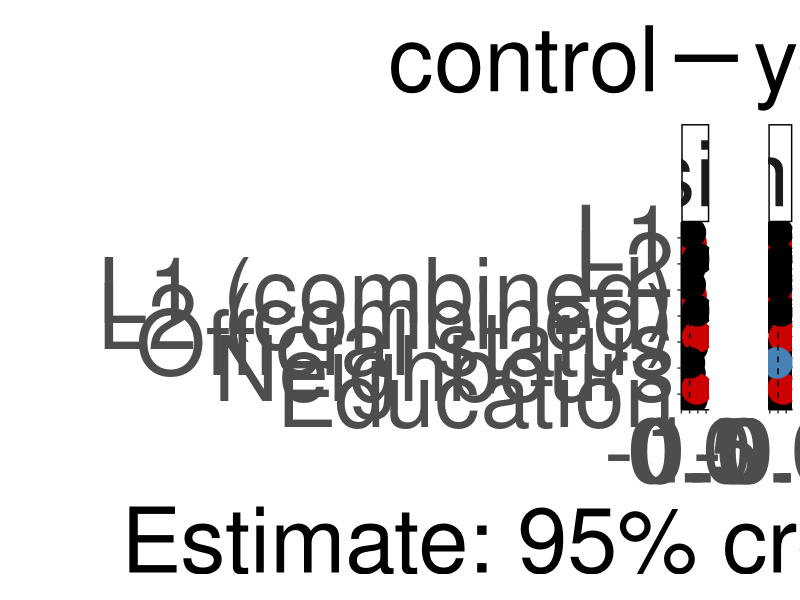
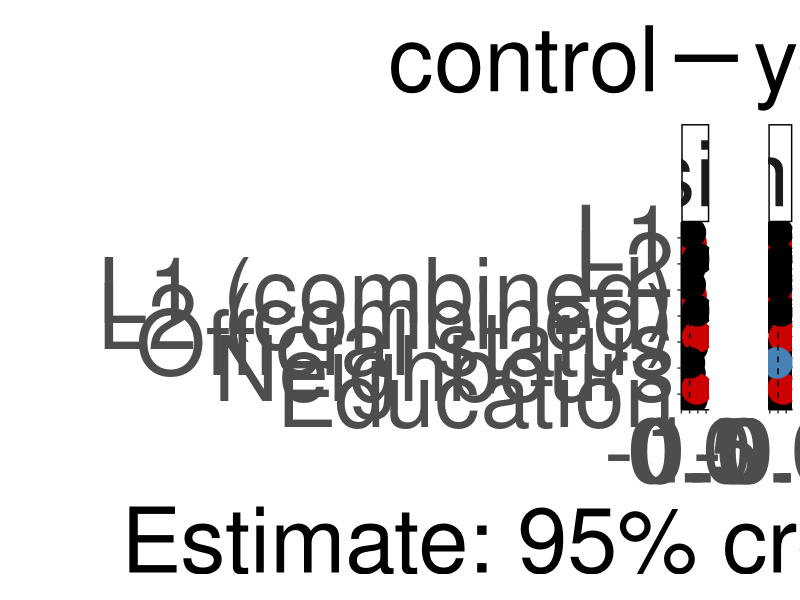
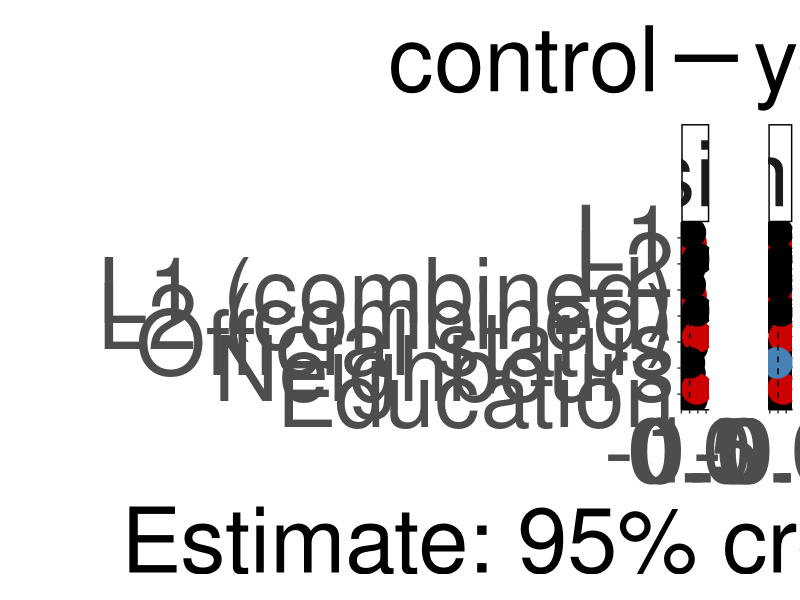
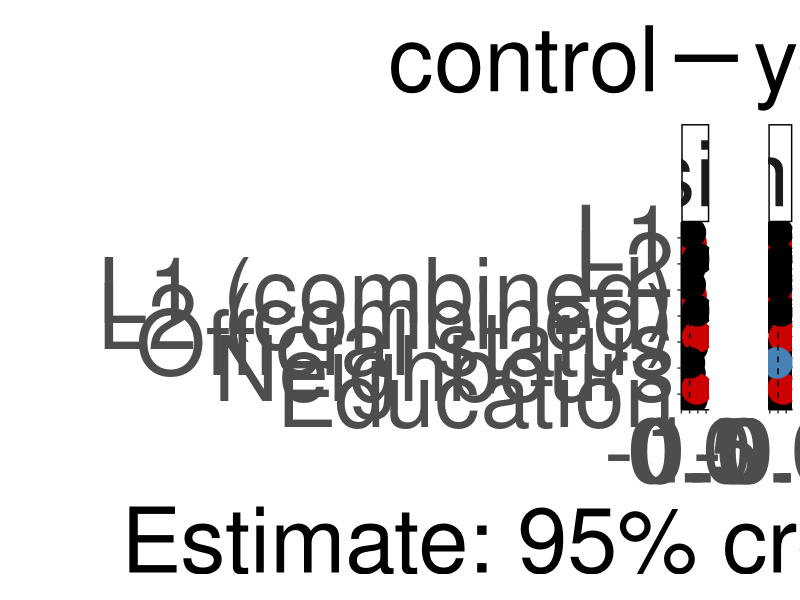

Generate these figures, in order, with R:
suppressPackageStartupMessages({
  library(dplyr)
  library(ggplot2)
})

# script was written by Olena Shcherbakova and modified by Sam Passmore

effs_I <-
  read.csv("output_tables_reduced/ effects Informativity_social_models .csv")
effs_I$variable <- "informativity"

effs_B <-
  read.csv("output_tables_reduced/ effects Boundness_social_models .csv")
effs_B$variable <- "fusion"

effs_1 <- as.data.frame(rbind(effs_B, effs_I))

effs_1$control <- "yes"

effs_I <-
  read.csv("output_tables_reduced/ effects Informativity_social_only_models .csv")
effs_I$variable <- "informativity"

effs_B <-
  read.csv("output_tables_reduced/ effects Boundness_social_only_models .csv")
effs_B$variable <- "fusion"

effs_2 <- as.data.frame(rbind(effs_B, effs_I))
effs_2$control <- "no"

effs <- as.data.frame(rbind(effs_1, effs_2))

effs_main <- effs %>%
  rename(lower = 2,
         upper = 4,
         mean = 3) %>%
  filter(!grepl("nonlinear", model)) %>%
  filter(!grepl("SD", effect)) %>%
  filter(!grepl("Intercept", effect))


#removing "(linear)" part within the model column
effs_main$model <- gsub("(\\s*\\(\\w+\\))", "", effs_main$model)

#adding "combined" after L1/L1 proportion where applicable
effs_main$effect <-
  ifelse(
    grepl("L1 speakers\\+", effs_main$model),
    paste(effs_main$effect, "(combined)"),
    effs_main$effect
  )

effs_main <- effs_main %>%
  mutate(effect = recode(
    effect,
    "L2 proportion (combined)" = "L2 (combined)",
    "L2 proportion" = "L2"
  ))

eff_main_plot_df = effs_main %>%
  as.data.frame() %>%
  mutate_if(is.character, as.factor) %>%
  mutate(effect = factor(
    effect,
    levels = c(
      "Education",
      "Neighbours",
      "Official status",
      "L2 (combined)",
      "L1 (combined)",
      "L2",
      "L1"
    )
  )) %>%
  mutate(importance = case_when((lower < 0 &
                                   upper < 0)  ~ "negative",
                                (lower > 0 &
                                   upper > 0)  ~ "positive",
                                (lower < 0 & upper > 0) |
                                  (lower < 0 &
                                     upper == 0) | (lower == 0 & upper > 0) ~ "no"
  )) %>%
  mutate(importance = as.factor(importance)) %>%
  mutate(importance = factor(
    importance,
    levels = c("no", "positive", "negative"),
    ordered = TRUE
  )) %>%
  mutate(control = factor(control, levels = c("yes", "no"), ordered = TRUE))

effs_main_plot_bw = ggplot(eff_main_plot_df,
                           aes(
                             y = effect,
                             x = mean,
                             linetype = control,
                             color = importance
                           )) +
  geom_errorbar(
    aes(xmin = lower, xmax = upper),
    width = 0.6,
    size = 2.5,
    position = position_dodge(w = 0.8)
  ) +
  geom_point(size = 10,
             position = position_dodge(w = 0.8)) +
  geom_line(position = position_dodge(w = 0.8)) +
  geom_vline(aes(xintercept = 0),
             lty = 2) +
  scale_color_manual(values = c("black", "red3", "steelblue")) +
  ylab("") +
  xlab("Estimate: 95% credible interval") +
  theme_classic() +
  facet_grid(. ~ variable, scales = "free_x", space = "free") +
  theme(
    axis.text = element_text(size = 65),
    legend.text = element_text(size = 65),
    axis.title = element_text(size = 65),
    legend.title = element_text(size = 65),
    strip.text.x = element_text(size = 65),
    legend.spacing.y = unit(2.7, 'cm'),
    legend.key.size = unit(2, 'cm'),
    legend.direction = "horizontal",
    legend.position = "top",
    panel.spacing.x = unit(15, "mm")
  ) +
  guides(color = "none")

effs_main_plot_bw
ggsave(
  file = "output_reduced/effects_plot.svg",
  plot = effs_main_plot_bw,
  height = 22,
  width = 36,
  dpi = 300
)

effs_main_plot_bw
ggsave(
  file = "output_reduced/effects_plot.jpeg",
  plot = effs_main_plot_bw,
  height = 22,
  width = 36,
  dpi = 300
)
